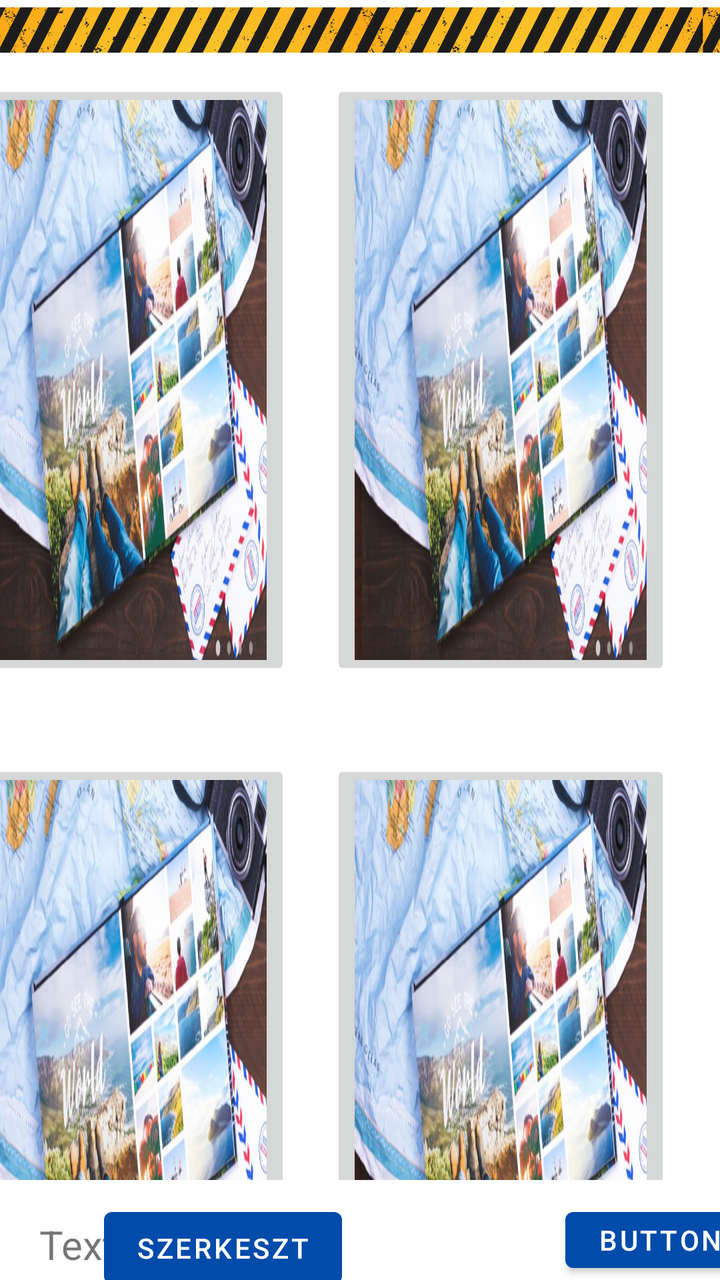
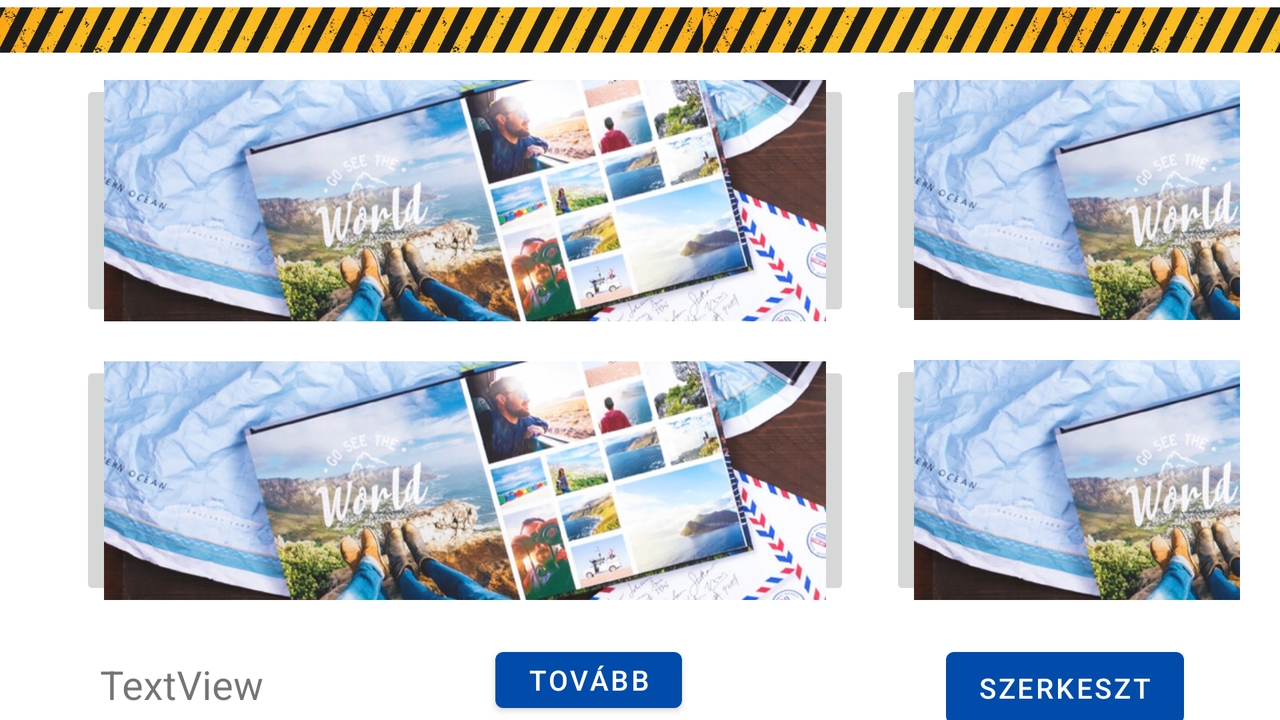

One screen, two layout resources from the same app: the default and the repository's alternative for another configuration. Each is rendered where Android would select it; the XML of both is given below.
<!-- AndroidManifest.xml: application theme Theme.Fotoalbum -->
<!-- res/layout/activity_negy_kepes_oldal.xml -->
<?xml version="1.0" encoding="utf-8"?>
<androidx.constraintlayout.widget.ConstraintLayout xmlns:android="http://schemas.android.com/apk/res/android"
    xmlns:app="http://schemas.android.com/apk/res-auto"
    xmlns:tools="http://schemas.android.com/tools"
    android:layout_width="match_parent"
    android:layout_height="match_parent"
    tools:context=".fotokonyv_oldalak.negy_kepes_oldal">

    <LinearLayout
        android:id="@+id/l4_1"
        android:layout_width="380dp"
        android:layout_height="match_parent"
        android:layout_marginStart="60dp"
        android:layout_marginTop="20dp"
        android:layout_marginEnd="15dp"
        android:layout_marginBottom="40dp"
        android:orientation="vertical"
        app:layout_constraintBottom_toBottomOf="parent"
        app:layout_constraintEnd_toEndOf="parent"
        app:layout_constraintHorizontal_bias="1.0"
        app:layout_constraintStart_toStartOf="parent"
        app:layout_constraintTop_toTopOf="parent"
        app:layout_constraintVertical_bias="0.0">

        <LinearLayout
            android:id="@+id/l4_2"
            android:layout_width="match_parent"
            android:layout_height="320dp"
            android:layout_marginTop="10dp"
            android:layout_marginBottom="10dp"
            android:orientation="horizontal">

            <ImageButton
                android:id="@+id/imageButton4kepes_1_1"
                android:layout_width="wrap_content"
                android:layout_height="300dp"
                android:layout_marginLeft="10dp"
                android:layout_marginTop="10dp"
                android:layout_marginRight="10dp"
                android:layout_marginBottom="10dp"
                android:layout_weight="1"
                android:scaleType="fitXY"
                app:srcCompat="@drawable/img" />

            <ImageButton
                android:id="@+id/imageButton4kepes_1_2"
                android:layout_width="wrap_content"
                android:layout_height="300dp"
                android:layout_marginLeft="10dp"
                android:layout_marginTop="10dp"
                android:layout_marginRight="10dp"
                android:layout_marginBottom="10dp"
                android:layout_weight="1"
                android:scaleType="fitXY"
                app:srcCompat="@drawable/img" />

        </LinearLayout>

        <LinearLayout
            android:id="@+id/l4_3"
            android:layout_width="match_parent"
            android:layout_height="match_parent"
            android:layout_marginTop="10dp"
            android:layout_marginBottom="10dp"
            android:orientation="horizontal">

            <ImageButton
                android:id="@+id/imageButton4kepes_1_3"
                android:layout_width="wrap_content"
                android:layout_height="300dp"
                android:layout_marginLeft="10dp"
                android:layout_marginTop="10dp"
                android:layout_marginRight="10dp"
                android:layout_marginBottom="10dp"
                android:layout_weight="1"
                android:scaleType="fitXY"
                app:srcCompat="@drawable/img" />

            <ImageButton
                android:id="@+id/imageButton4kepes_1_4"
                android:layout_width="wrap_content"
                android:layout_height="300dp"
                android:layout_marginLeft="10dp"
                android:layout_marginTop="10dp"
                android:layout_marginRight="10dp"
                android:layout_marginBottom="10dp"
                android:layout_weight="1"
                android:scaleType="fitXY"
                app:srcCompat="@drawable/img" />


        </LinearLayout>
    </LinearLayout>

    <Button
        android:id="@+id/btn4kepes_1"
        android:layout_width="wrap_content"
        android:layout_height="40dp"
        android:layout_weight="1"
        android:text="Oldal hozzáadása"
        android:visibility="invisible"
        android:enabled="false"
        android:onClick="showPopup"
        app:layout_constraintBottom_toBottomOf="parent"
        app:layout_constraintEnd_toEndOf="parent"
        app:layout_constraintHorizontal_bias="0.709"
        app:layout_constraintStart_toStartOf="parent" />

    <Button
        android:id="@+id/btn4kepes_2"
        android:layout_width="wrap_content"
        android:layout_height="40dp"
        android:text="Button"
        app:layout_constraintBottom_toBottomOf="parent"
        app:layout_constraintEnd_toEndOf="parent"
        app:layout_constraintHorizontal_bias="0.616"
        app:layout_constraintStart_toEndOf="@+id/btn4kepes_1" />

    <TextView
        android:id="@+id/textView9"
        android:layout_width="wrap_content"
        android:layout_height="wrap_content"
        android:layout_marginTop="4dp"
        android:text="TextView"
        android:textSize="20sp"
        app:layout_constraintBottom_toBottomOf="parent"
        app:layout_constraintEnd_toStartOf="@+id/btn4kepes_1"
        app:layout_constraintStart_toStartOf="parent"
        app:layout_constraintTop_toBottomOf="@+id/l4_1" />
    <Button
        android:id="@+id/Negy_Kepes_oldal_Szerkeszt"
        android:layout_width="wrap_content"
        android:layout_height="wrap_content"
        android:text="Szerkeszt"
        app:layout_constraintEnd_toStartOf="@+id/btn4kepes_1"
        app:layout_constraintStart_toEndOf="@+id/textView9"
        app:layout_constraintTop_toBottomOf="@+id/l4_1" />

    <ImageView
        android:id="@+id/imageView5"
        android:layout_width="1000dp"
        android:layout_height="30dp"
        app:layout_constraintStart_toStartOf="parent"
        app:layout_constraintTop_toTopOf="parent"
        app:srcCompat="@drawable/under" />

</androidx.constraintlayout.widget.ConstraintLayout>
<!-- resources referenced by this layout -->
<resources>
  <!-- drawable img: png bitmap (drawable, 627821 bytes) -->
  <!-- drawable under: png bitmap (drawable, 99030 bytes) -->
  <style name="Theme.Fotoalbum" parent="Theme.MaterialComponents.DayNight.DarkActionBar">
          
          <item name="colorPrimary">#014baa</item>
          <item name="colorPrimaryVariant">@color/purple_700</item>
          <item name="colorOnPrimary">@color/white</item>
          
          <item name="colorSecondary">@color/teal_200</item>
          <item name="colorSecondaryVariant">@color/teal_700</item>
          <item name="colorOnSecondary">@color/black</item>
          
          <item name="android:statusBarColor" tools:targetApi="l">?attr/colorPrimaryVariant</item>
          
      </style>
  <color name="purple_700">#FF3700B3</color>
  <color name="white">#FFFFFFFF</color>
  <color name="teal_200">#FF03DAC5</color>
  <color name="teal_700">#FF018786</color>
  <color name="black">#FF000000</color>
</resources>
<!-- res/layout-land/activity_negy_kepes_oldal.xml (the repository's variant of the layout above) -->
<!-- drawn on the phone turned sideways -->
<?xml version="1.0" encoding="utf-8"?>
<androidx.constraintlayout.widget.ConstraintLayout xmlns:android="http://schemas.android.com/apk/res/android"
    xmlns:app="http://schemas.android.com/apk/res-auto"
    xmlns:tools="http://schemas.android.com/tools"
    android:layout_width="match_parent"
    android:layout_height="match_parent"
    tools:context=".fotokonyv_oldalak.negy_kepes_oldal">

    <LinearLayout
        android:id="@+id/l4_1"
        android:layout_width="0dp"
        android:layout_height="match_parent"
        android:layout_marginStart="20dp"
        android:layout_marginTop="20dp"
        android:layout_marginEnd="20dp"
        android:layout_marginBottom="40dp"
        app:layout_constraintBottom_toBottomOf="parent"
        app:layout_constraintEnd_toEndOf="parent"
        app:layout_constraintHorizontal_bias="1.0"
        app:layout_constraintStart_toStartOf="parent"
        app:layout_constraintTop_toTopOf="parent"
        app:layout_constraintVertical_bias="0.0">

        <LinearLayout
            android:id="@+id/l4_2"
            android:layout_width="405dp"
            android:layout_height="match_parent"
            android:layout_marginStart="10dp"
            android:layout_marginTop="10dp"
            android:layout_marginBottom="10dp"
            android:orientation="vertical">

            <ImageButton
                android:id="@+id/imageButton4kepes_1_1"
                android:layout_width="match_parent"
                android:layout_height="161dp"
                android:layout_marginLeft="10dp"
                android:layout_marginTop="10dp"
                android:layout_marginRight="10dp"
                android:layout_marginBottom="10dp"
                android:layout_weight="1"
                android:adjustViewBounds="true"
                android:scaleType="centerCrop"
                app:srcCompat="@drawable/img" />

            <ImageButton
                android:id="@+id/imageButton4kepes_1_2"
                android:layout_width="match_parent"
                android:layout_height="160dp"
                android:layout_marginLeft="10dp"
                android:layout_marginTop="10dp"
                android:layout_marginRight="10dp"
                android:layout_marginBottom="10dp"
                android:layout_weight="1"
                android:adjustViewBounds="true"
                android:scaleType="centerCrop"
                app:srcCompat="@drawable/img" />

        </LinearLayout>

        <LinearLayout
            android:id="@+id/l4_3"
            android:layout_width="405dp"
            android:layout_height="match_parent"
            android:layout_marginTop="10dp"
            android:layout_marginBottom="10dp"
            android:orientation="vertical">

            <ImageButton
                android:id="@+id/imageButton4kepes_1_3"
                android:layout_width="match_parent"
                android:layout_height="161dp"
                android:layout_marginLeft="10dp"
                android:layout_marginTop="10dp"
                android:layout_marginRight="10dp"
                android:layout_marginBottom="10dp"
                android:layout_weight="1"
                android:adjustViewBounds="true"
                android:scaleType="centerCrop"
                app:srcCompat="@drawable/img" />

            <ImageButton
                android:id="@+id/imageButton4kepes_1_4"
                android:layout_width="match_parent"
                android:layout_height="161dp"
                android:layout_marginLeft="10dp"
                android:layout_marginTop="10dp"
                android:layout_marginRight="10dp"
                android:layout_marginBottom="10dp"
                android:layout_weight="1"
                android:adjustViewBounds="true"
                android:scaleType="centerCrop"
                app:srcCompat="@drawable/img" />


        </LinearLayout>
    </LinearLayout>

    <Button
        android:id="@+id/btn4kepes_1"
        android:layout_width="wrap_content"
        android:layout_height="40dp"
        android:layout_marginStart="692dp"
        android:layout_marginEnd="16dp"
        android:layout_weight="1"
        android:enabled="false"
        android:onClick="showPopup"
        android:text="Oldal hozzáadása"
        android:visibility="invisible"
        app:layout_constraintBottom_toBottomOf="parent"
        app:layout_constraintEnd_toEndOf="parent"
        app:layout_constraintStart_toStartOf="parent" />

    <Button
        android:id="@+id/btn4kepes_2"
        android:layout_width="wrap_content"
        android:layout_height="40dp"
        android:layout_marginEnd="132dp"
        android:text="Tovább"
        app:layout_constraintBottom_toBottomOf="parent"
        app:layout_constraintEnd_toStartOf="@+id/Negy_Kepes_oldal_Szerkeszt" />

    <TextView
        android:id="@+id/textView9"
        android:layout_width="wrap_content"
        android:layout_height="wrap_content"
        android:layout_marginStart="50dp"
        android:layout_marginTop="4dp"
        android:text="TextView"
        android:textSize="20sp"
        app:layout_constraintBottom_toBottomOf="parent"
        app:layout_constraintStart_toStartOf="parent"
        app:layout_constraintTop_toBottomOf="@+id/l4_1" />

    <Button
        android:id="@+id/Negy_Kepes_oldal_Szerkeszt"
        android:layout_width="wrap_content"
        android:layout_height="wrap_content"
        android:text="@string/szerkeszt"
        app:layout_constraintEnd_toStartOf="@+id/btn4kepes_1"
        app:layout_constraintHorizontal_bias="0.897"
        app:layout_constraintStart_toEndOf="@+id/textView9"
        app:layout_constraintTop_toBottomOf="@+id/l4_1" />

    <ImageView
        android:id="@+id/imageView5"
        android:layout_width="1000dp"
        android:layout_height="30dp"
        app:layout_constraintStart_toStartOf="parent"
        app:layout_constraintTop_toTopOf="parent"
        app:srcCompat="@drawable/under" />

</androidx.constraintlayout.widget.ConstraintLayout>
<!-- resources referenced by the variant -->
<!-- as the phone turned sideways resolves them -->
<resources>
  <!-- drawable img: png bitmap (drawable, 627821 bytes) -->
  <!-- drawable under: png bitmap (drawable, 99030 bytes) -->
  <string name="szerkeszt">Szerkeszt</string>
  <style name="Theme.Fotoalbum" parent="Theme.MaterialComponents.DayNight.DarkActionBar">
          
          <item name="colorPrimary">#014baa</item>
          <item name="colorPrimaryVariant">@color/purple_700</item>
          <item name="colorOnPrimary">@color/white</item>
          
          <item name="colorSecondary">@color/teal_200</item>
          <item name="colorSecondaryVariant">@color/teal_700</item>
          <item name="colorOnSecondary">@color/black</item>
          
          <item name="android:statusBarColor" tools:targetApi="l">?attr/colorPrimaryVariant</item>
          
      </style>
  <color name="purple_700">#FF3700B3</color>
  <color name="white">#FFFFFFFF</color>
  <color name="teal_200">#FF03DAC5</color>
  <color name="teal_700">#FF018786</color>
  <color name="black">#FF000000</color>
</resources>
